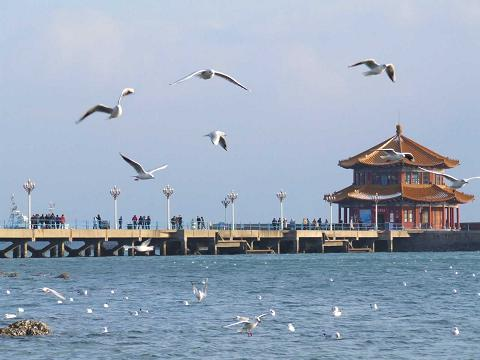
%> input picture 现代数字图像处理技术提高及应用案例详解(Matlab版)----源码/1.1 图像多分辨率金字塔/qingdao.JPG, 480 x 360 px
$ octave --eval "result = pyr_expand(imread('qingdao.JPG'));"   (GNU Octave 9; MATLAB toolbox functions it lacks are replaced by stand-ins)
%> lines starting %> are read from the running program, lines starting %| are printed output that depends on the picture
function [ imgout ] = pyr_expand( img )
% 功能：图像金字塔扩张
% 输入：img-待扩张的图像
% 输出：imgout-扩张后的图像

kw = 5;
cw = .375;
ker1d = [.25-cw/2 .25 cw .25 .25-cw/2];
kernel = kron(ker1d,ker1d')*4;

ker00 = kernel(1:2:kw,1:2:kw);
ker01 = kernel(1:2:kw,2:2:kw);
ker10 = kernel(2:2:kw,1:2:kw);
ker11 = kernel(2:2:kw,2:2:kw);

img = im2double(img);
sz = size(img(:,:,1));
%> sz = [360 480]
osz = sz*2-1;
%> osz = [719 959]
imgout = zeros(osz(1),osz(2),size(img,3));
%> imgout: size 719x959x3 double; every value is 0

for p = 1:size(img,3)
    img1 = img(:,:,p);
img1ph = padarray(img1,[0 1],'replicate','both');
img1pv = padarray(img1,[1 0],'replicate','both');
    img00 = imfilter(img1,ker00,'replicate','same');
    img01 = conv2(img1pv,ker01,'valid');
    img10 = conv2(img1ph,ker10,'valid');
    img11 = conv2(img1,ker11,'valid');

    imgout(1:2:osz(1),1:2:osz(2),p) = img00;
    imgout(2:2:osz(1),1:2:osz(2),p) = img10;
    imgout(1:2:osz(1),2:2:osz(2),p) = img01;
    imgout(2:2:osz(1),2:2:osz(2),p) = img11;
end
%> this loop made 3 passes
%> pass 1, in pyr_expand, `img1 = img(:,:,p);`:
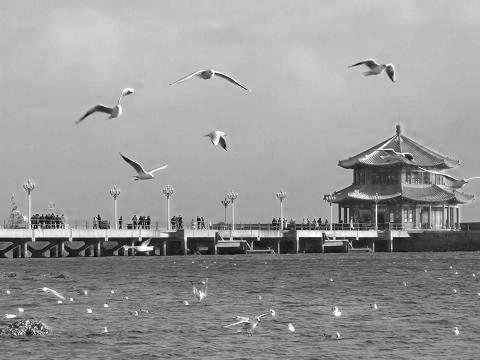
%> img1: size 360x480 double; min 0, max 1, mean 0.6
%> pass 1, in pyr_expand, `img1pv = padarray(img1,[1 0],'replicate','both');`:
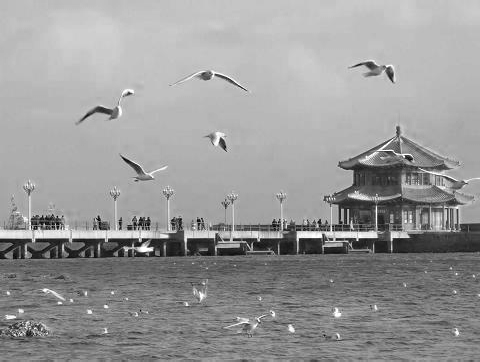
%> img1pv: size 362x480 double; min 0, max 1, mean 0.601

end
